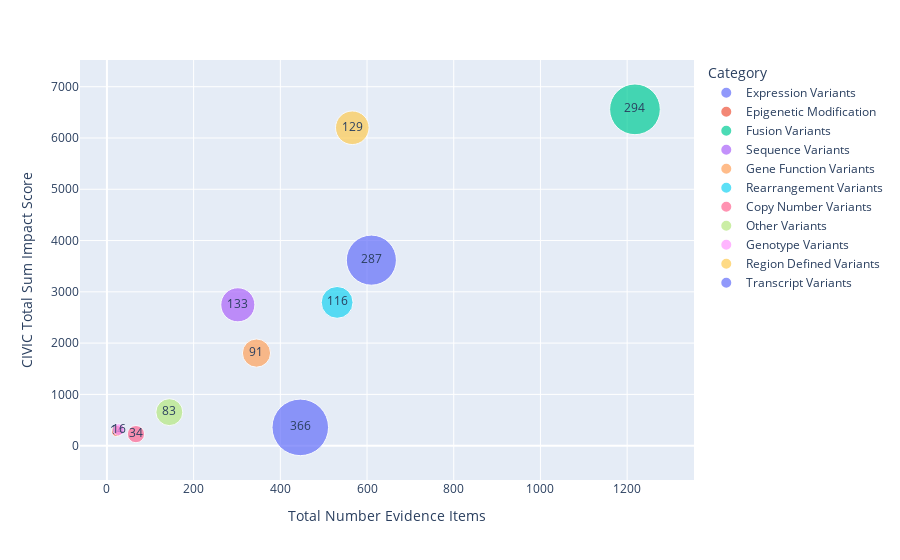

Here is the notebook cell this chart was saved with:
### Markdown cell above
The scatterplot below shows the relationship between the Not Suported variant sub category impact score and the number of evidence items associated with variants in each sub category. Additionally, the sizes of the data point represent the number of variants in each sub category.

### Code cell
fig2 = px.scatter(
    data_frame=not_supported_variant_impact_df,
    x="Total Number Evidence Items",
    y="CIVIC Total Sum Impact Score",
    size="Total Number Variants",
    size_max=40,
    text="Total Number Variants",
    color="Category",
    hover_data="% Accepted Evidence Items",
)
fig2.show()

### Figure 1 — Plotly figure (JSON) as saved in the notebook; plotly's stock layout.template omitted (floating-point values rounded to 4 significant figures)
{"data": [{"customdata": [["56.07%"]], "hovertemplate": "Category=Expression Variants<br>Total Number Evidence Items=%{x}<br>CIVIC Total Sum Impact Score=%{y}<br>Total Number Variants=%{text}<br>% Accepted Evidence Items=%{customdata[0]}<extra></extra>", "legendgroup": "Expression Variants", "marker": {"color": "#636efa", "size": [287], "sizemode": "area", "sizeref": 0.2288, "symbol": "circle"}, "mode": "markers+text", "name": "Expression Variants", "orientation": "v", "showlegend": true, "text": [287], "type": "scatter", "x": [610], "xaxis": "x", "y": [3618], "yaxis": "y"}, {"customdata": [["95.65%"]], "hovertemplate": "Category=Epigenetic Modification<br>Total Number Evidence Items=%{x}<br>CIVIC Total Sum Impact Score=%{y}<br>Total Number Variants=%{text}<br>% Accepted Evidence Items=%{customdata[0]}<extra></extra>", "legendgroup": "Epigenetic Modification", "marker": {"color": "#EF553B", "size": [14], "sizemode": "area", "sizeref": 0.2288, "symbol": "circle"}, "mode": "markers+text", "name": "Epigenetic Modification", "orientation": "v", "showlegend": true, "text": [14], "type": "scatter", "x": [23], "xaxis": "x", "y": [285.5], "yaxis": "y"}, {"customdata": [["61.33%"]], "hovertemplate": "Category=Fusion Variants<br>Total Number Evidence Items=%{x}<br>CIVIC Total Sum Impact Score=%{y}<br>Total Number Variants=%{text}<br>% Accepted Evidence Items=%{customdata[0]}<extra></extra>", "legendgroup": "Fusion Variants", "marker": {"color": "#00cc96", "size": [294], "sizemode": "area", "sizeref": 0.2288, "symbol": "circle"}, "mode": "markers+text", "name": "Fusion Variants", "orientation": "v", "showlegend": true, "text": [294], "type": "scatter", "x": [1218], "xaxis": "x", "y": [6559.0], "yaxis": "y"}, {"customdata": [["64.90%"]], "hovertemplate": "Category=Sequence Variants<br>Total Number Evidence Items=%{x}<br>CIVIC Total Sum Impact Score=%{y}<br>Total Number Variants=%{text}<br>% Accepted Evidence Items=%{customdata[0]}<extra></extra>", "legendgroup": "Sequence Variants", "marker": {"color": "#ab63fa", "size": [133], "sizemode": "area", "sizeref": 0.2288, "symbol": "circle"}, "mode": "markers+text", "name": "Sequence Variants", "orientation": "v", "showlegend": true, "text": [133], "type": "scatter", "x": [302], "xaxis": "x", "y": [2747.0], "yaxis": "y"}, {"customdata": [["44.64%"]], "hovertemplate": "Category=Gene Function Variants<br>Total Number Evidence Items=%{x}<br>CIVIC Total Sum Impact Score=%{y}<br>Total Number Variants=%{text}<br>% Accepted Evidence Items=%{customdata[0]}<extra></extra>", "legendgroup": "Gene Function Variants", "marker": {"color": "#FFA15A", "size": [91], "sizemode": "area", "sizeref": 0.2288, "symbol": "circle"}, "mode": "markers+text", "name": "Gene Function Variants", "orientation": "v", "showlegend": true, "text": [91], "type": "scatter", "x": [345], "xaxis": "x", "y": [1806.0], "yaxis": "y"}, {"customdata": [["38.04%"]], "hovertemplate": "Category=Rearrangement Variants<br>Total Number Evidence Items=%{x}<br>CIVIC Total Sum Impact Score=%{y}<br>Total Number Variants=%{text}<br>% Accepted Evidence Items=%{customdata[0]}<extra></extra>", "legendgroup": "Rearrangement Variants", "marker": {"color": "#19d3f3", "size": [116], "sizemode": "area", "sizeref": 0.2288, "symbol": "circle"}, "mode": "markers+text", "name": "Rearrangement Variants", "orientation": "v", "showlegend": true, "text": [116], "type": "scatter", "x": [531], "xaxis": "x", "y": [2794], "yaxis": "y"}, {"customdata": [["46.27%"]], "hovertemplate": "Category=Copy Number Variants<br>Total Number Evidence Items=%{x}<br>CIVIC Total Sum Impact Score=%{y}<br>Total Number Variants=%{text}<br>% Accepted Evidence Items=%{customdata[0]}<extra></extra>", "legendgroup": "Copy Number Variants", "marker": {"color": "#FF6692", "size": [34], "sizemode": "area", "sizeref": 0.2288, "symbol": "circle"}, "mode": "markers+text", "name": "Copy Number Variants", "orientation": "v", "showlegend": true, "text": [34], "type": "scatter", "x": [67], "xaxis": "x", "y": [225], "yaxis": "y"}, {"customdata": [["40.28%"]], "hovertemplate": "Category=Other Variants<br>Total Number Evidence Items=%{x}<br>CIVIC Total Sum Impact Score=%{y}<br>Total Number Variants=%{text}<br>% Accepted Evidence Items=%{customdata[0]}<extra></extra>", "legendgroup": "Other Variants", "marker": {"color": "#B6E880", "size": [83], "sizemode": "area", "sizeref": 0.2288, "symbol": "circle"}, "mode": "markers+text", "name": "Other Variants", "orientation": "v", "showlegend": true, "text": [83], "type": "scatter", "x": [144], "xaxis": "x", "y": [653.5], "yaxis": "y"}, {"customdata": [["62.96%"]], "hovertemplate": "Category=Genotype Variants<br>Total Number Evidence Items=%{x}<br>CIVIC Total Sum Impact Score=%{y}<br>Total Number Variants=%{text}<br>% Accepted Evidence Items=%{customdata[0]}<extra></extra>", "legendgroup": "Genotype Variants", "marker": {"color": "#FF97FF", "size": [16], "sizemode": "area", "sizeref": 0.2288, "symbol": "circle"}, "mode": "markers+text", "name": "Genotype Variants", "orientation": "v", "showlegend": true, "text": [16], "type": "scatter", "x": [27], "xaxis": "x", "y": [312.5], "yaxis": "y"}, {"customdata": [["72.08%"]], "hovertemplate": "Category=Region Defined Variants<br>Total Number Evidence Items=%{x}<br>CIVIC Total Sum Impact Score=%{y}<br>Total Number Variants=%{text}<br>% Accepted Evidence Items=%{customdata[0]}<extra></extra>", "legendgroup": "Region Defined Variants", "marker": {"color": "#FECB52", "size": [129], "sizemode": "area", "sizeref": 0.2288, "symbol": "circle"}, "mode": "markers+text", "name": "Region Defined Variants", "orientation": "v", "showlegend": true, "text": [129], "type": "scatter", "x": [566], "xaxis": "x", "y": [6200.0], "yaxis": "y"}, {"customdata": [["12.11%"]], "hovertemplate": "Category=Transcript Variants<br>Total Number Evidence Items=%{x}<br>CIVIC Total Sum Impact Score=%{y}<br>Total Number Variants=%{text}<br>% Accepted Evidence Items=%{customdata[0]}<extra></extra>", "legendgroup": "Transcript Variants", "marker": {"color": "#636efa", "size": [366], "sizemode": "area", "sizeref": 0.2288, "symbol": "circle"}, "mode": "markers+text", "name": "Transcript Variants", "orientation": "v", "showlegend": true, "text": [366], "type": "scatter", "x": [446], "xaxis": "x", "y": [356.5], "yaxis": "y"}], "layout": {"legend": {"itemsizing": "constant", "title": {"text": "Category"}, "tracegroupgap": 0}, "margin": {"t": 60}, "xaxis": {"anchor": "y", "domain": [0, 1], "title": {"text": "Total Number Evidence Items"}}, "yaxis": {"anchor": "x", "domain": [0, 1], "title": {"text": "CIVIC Total Sum Impact Score"}}}}
